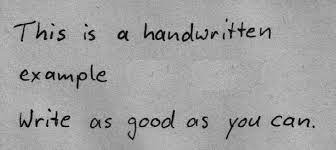
#> input picture OCR/ocr.jpeg, 336 x 150 px, found by its file name
$ jupyter execute ocr.ipynb   (shell and % lines are left out)
#> lines starting #> are read from the running program, lines starting #| are printed output that depends on the picture; after the words box and inside, x2 and y2 are one past the last pixel; in counts of white or black regions, pixels touching at a corner belong together
[cell 1]
import cv2 as cv
import time
import pytesseract
import matplotlib.pyplot as plt

[cell 2]
img=cv.imread('/home/sreenal/AI/Opencv/OCR/ocr.jpeg')
#> img is the input picture: shape (150, 336, 3); min 0, max 207, mean 161.2
cv.namedWindow('OCR',cv.WINDOW_AUTOSIZE)
cv.imshow('OCR',img)
cv.waitKey(0)
cv.destroyAllWindows()

OCR

[cell 3]
cv.imread('/home/sreenal/AI/Opencv/OCR/ocr.jpeg')
start=time.time()
print("Text extracted using Tesseract")
print(pytesseract.image_to_string(img))
#> (this line was passed over: pytesseract is not available in this run)
end = time.time()
total_time = end - start
print(f"Time Taken {total_time}")

Image Processing

[cell 4]
img=cv.imread('/home/sreenal/AI/Opencv/OCR/ocr.jpeg')
img=cv.cvtColor(img,cv.COLOR_BGR2RGB)
# Grey image
def get_greyscale(image):
    return cv.cvtColor(image,cv.COLOR_BGR2GRAY)
    # Noise removal image
def remove_noise(image):
    return cv.medianBlur(image,5)
        # Threshold image
def threshold(image):
    return cv.threshold(image,0,255,cv.THRESH_BINARY)[1]

[cell 5]
gray = get_greyscale(img)

[cell 6]
thresh = threshold(gray)
#> in threshold, `return cv.threshold(image,0,255,cv.THRESH_BINARY)[1]`:
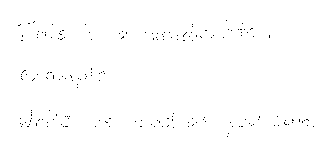
#> returned value: shape (150, 336); 99.5% white; black in thin lines or dots, all inside (x1, y1, x2, y2) = (18, 20, 314, 137)

[cell 7]
noise= remove_noise(gray)
#> in remove_noise, `return cv.medianBlur(image,5)`:
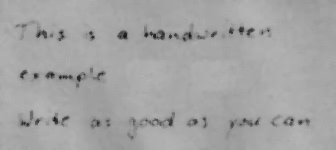
#> returned value: shape (150, 336); min 27, max 183, mean 163.9

[cell 8]
plt.subplot(231)
plt.title('gray')
plt.imshow(gray)
plt.subplot(232)
plt.title('noise')
plt.imshow(noise)
plt.subplot(233)
plt.title('thresh')
plt.imshow(thresh)
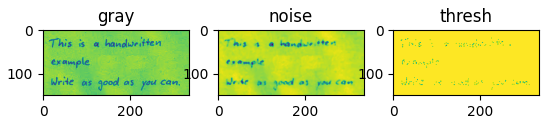
#> figure drawn by matplotlib, 3 panels

[cell 9]
img = gray
start = time.time()
print("Text extracted using Tesseract")
print(pytesseract.image_to_string(img))
#> (this line was passed over: pytesseract is not available in this run)
end = time.time()
total_time = end - start
print(f"Time Taken {total_time} seconds ")

[cell 10]
img = cv.imread('/home/sreenal/AI/Opencv/OCR/ocr.jpeg')
img = threshold(img)
start = time.time()
print("Text extracted using Tesseract")
print(pytesseract.image_to_string(img))
#> (this line was passed over: pytesseract is not available in this run)
